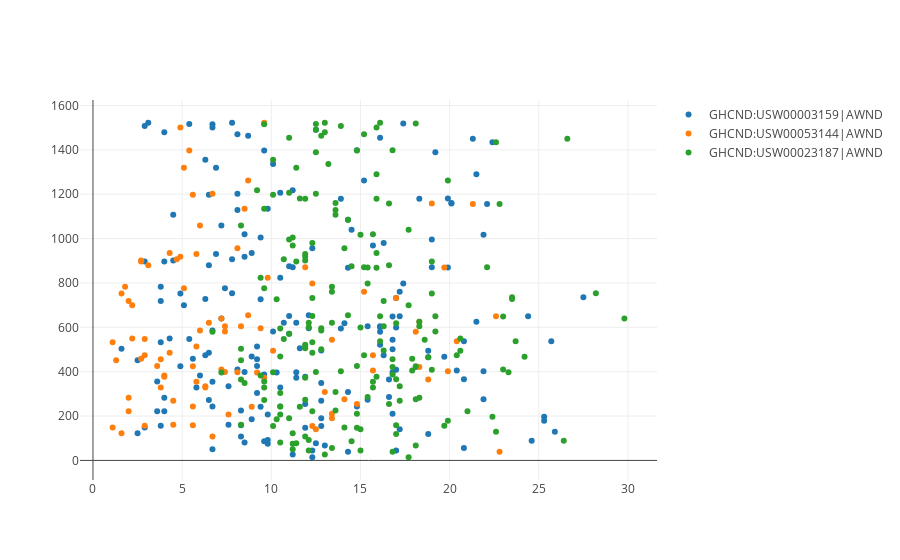
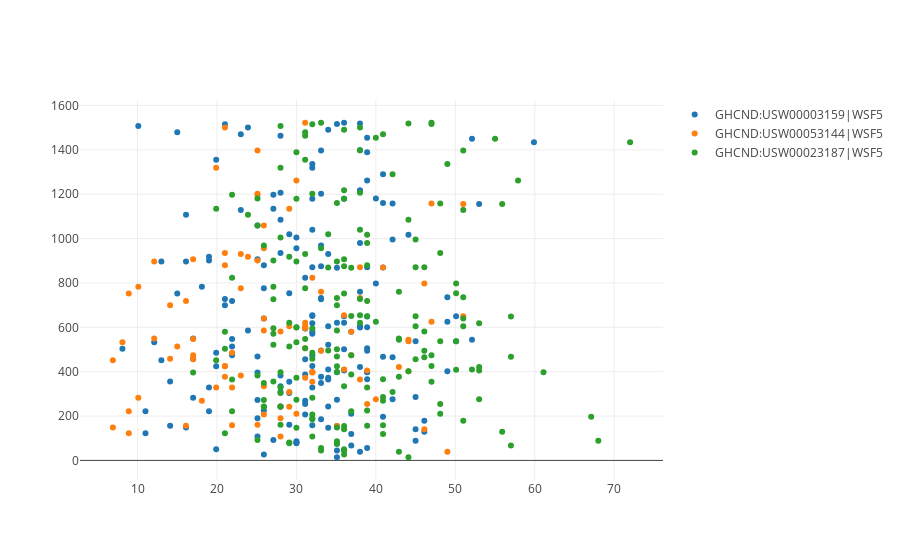
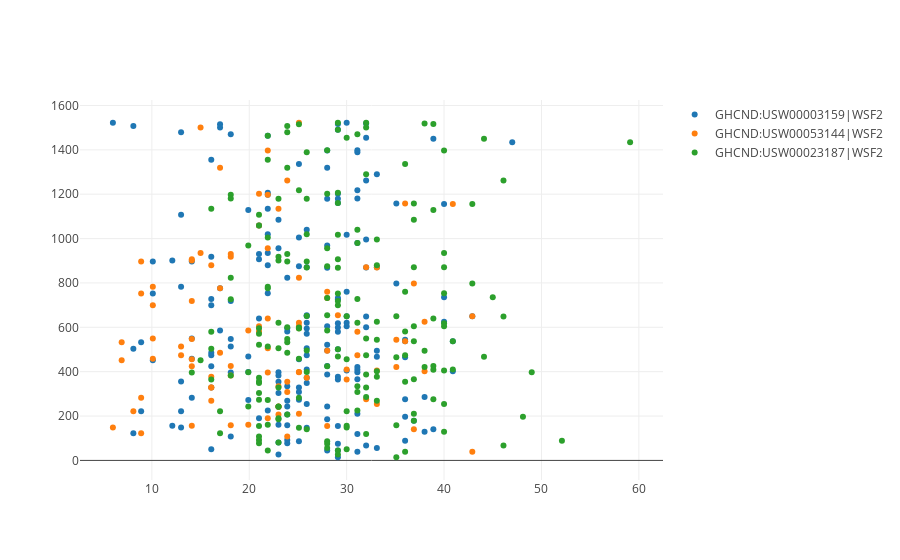
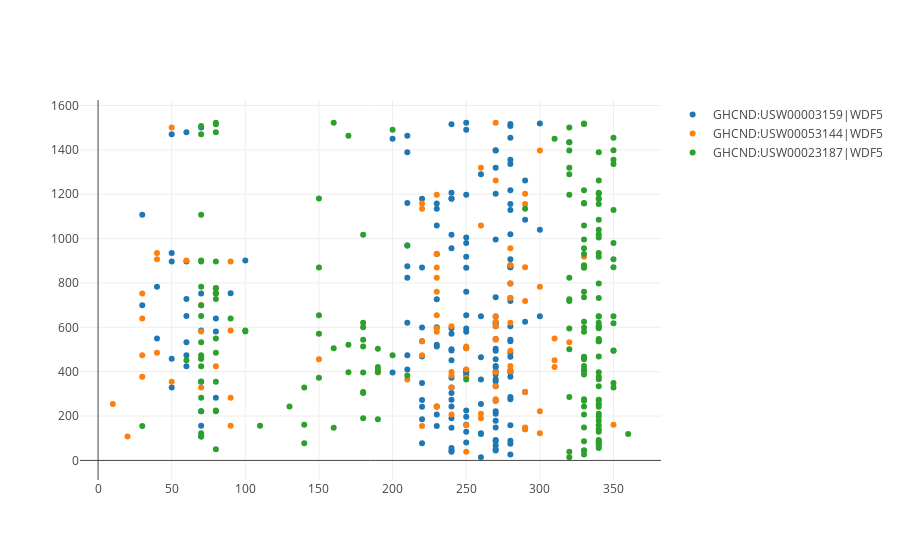

These figures' notebook cell, in order:
### Code cell
random_turbines = np.random.choice(turbine_names, size=1, replace=False)
print(random_turbines)
filtered_turbine = daily_mean_turbine_reading.loc[daily_mean_turbine_reading["turbine_num"] == turbine]

features_list = ["AWND", "WSF5", "WSF2", "WDF5", "WDF2", "PGTM"]

for feature in features_list:
    traces = []
    for turbine in random_turbines:
        for column in filtered_turbine:
            if column.endswith(feature):
                trace = go.Scatter(x=filtered_turbine[column],
                                   y=filtered_turbine["reading"],
                                   name=column,
                                   mode='markers')
                traces.append(trace)
    py.iplot(traces, filename='basic-scatter')

### Figure 1 — Plotly figure (JSON) as saved in the notebook; plotly's stock layout.template omitted (floating-point values rounded to 4 significant figures; data arrays with more than 128 entries replaced by an {"elided": "..."} marker saying what was removed)
{"data": [{"mode": "markers", "name": "GHCND:USW00003159|AWND", "type": "scatter", "uid": "2138ad2e-ed54-11e8-9888-50e549ed1be1", "x": {"elided": "182 float values"}, "y": {"elided": "182 float values"}}, {"mode": "markers", "name": "GHCND:USW00053144|AWND", "type": "scatter", "uid": "2138ad2f-ed54-11e8-8a75-50e549ed1be1", "x": {"elided": "182 float values"}, "y": {"elided": "182 float values"}}, {"mode": "markers", "name": "GHCND:USW00023187|AWND", "type": "scatter", "uid": "2138ad30-ed54-11e8-98d0-50e549ed1be1", "x": {"elided": "182 float values"}, "y": {"elided": "182 float values"}}], "layout": {}}

### Figure 2 — Plotly figure (JSON) as saved in the notebook; plotly's stock layout.template omitted (floating-point values rounded to 4 significant figures; data arrays with more than 128 entries replaced by an {"elided": "..."} marker saying what was removed)
{"data": [{"mode": "markers", "name": "GHCND:USW00003159|WSF5", "type": "scatter", "uid": "214bc046-ed54-11e8-9b30-50e549ed1be1", "x": {"elided": "182 float values"}, "y": {"elided": "182 float values"}}, {"mode": "markers", "name": "GHCND:USW00053144|WSF5", "type": "scatter", "uid": "214bc047-ed54-11e8-9e74-50e549ed1be1", "x": {"elided": "182 float values"}, "y": {"elided": "182 float values"}}, {"mode": "markers", "name": "GHCND:USW00023187|WSF5", "type": "scatter", "uid": "214bc048-ed54-11e8-9f64-50e549ed1be1", "x": {"elided": "182 float values"}, "y": {"elided": "182 float values"}}], "layout": {}}

### Figure 3 — Plotly figure (JSON) as saved in the notebook; plotly's stock layout.template omitted (floating-point values rounded to 4 significant figures; data arrays with more than 128 entries replaced by an {"elided": "..."} marker saying what was removed)
{"data": [{"mode": "markers", "name": "GHCND:USW00003159|WSF2", "type": "scatter", "uid": "215a667e-ed54-11e8-9549-50e549ed1be1", "x": {"elided": "182 float values"}, "y": {"elided": "182 float values"}}, {"mode": "markers", "name": "GHCND:USW00053144|WSF2", "type": "scatter", "uid": "215a8d8c-ed54-11e8-ad1a-50e549ed1be1", "x": {"elided": "182 float values"}, "y": {"elided": "182 float values"}}, {"mode": "markers", "name": "GHCND:USW00023187|WSF2", "type": "scatter", "uid": "215a8d8d-ed54-11e8-83c2-50e549ed1be1", "x": {"elided": "182 float values"}, "y": {"elided": "182 float values"}}], "layout": {}}

### Figure 4 — Plotly figure (JSON) as saved in the notebook; plotly's stock layout.template omitted (floating-point values rounded to 4 significant figures; data arrays with more than 128 entries replaced by an {"elided": "..."} marker saying what was removed)
{"data": [{"mode": "markers", "name": "GHCND:USW00003159|WDF5", "type": "scatter", "uid": "216c6822-ed54-11e8-bf28-50e549ed1be1", "x": {"elided": "182 int values"}, "y": {"elided": "182 float values"}}, {"mode": "markers", "name": "GHCND:USW00053144|WDF5", "type": "scatter", "uid": "216c6823-ed54-11e8-9862-50e549ed1be1", "x": {"elided": "182 int values"}, "y": {"elided": "182 float values"}}, {"mode": "markers", "name": "GHCND:USW00023187|WDF5", "type": "scatter", "uid": "216c6824-ed54-11e8-a4f9-50e549ed1be1", "x": {"elided": "182 int values"}, "y": {"elided": "182 float values"}}], "layout": {}}
